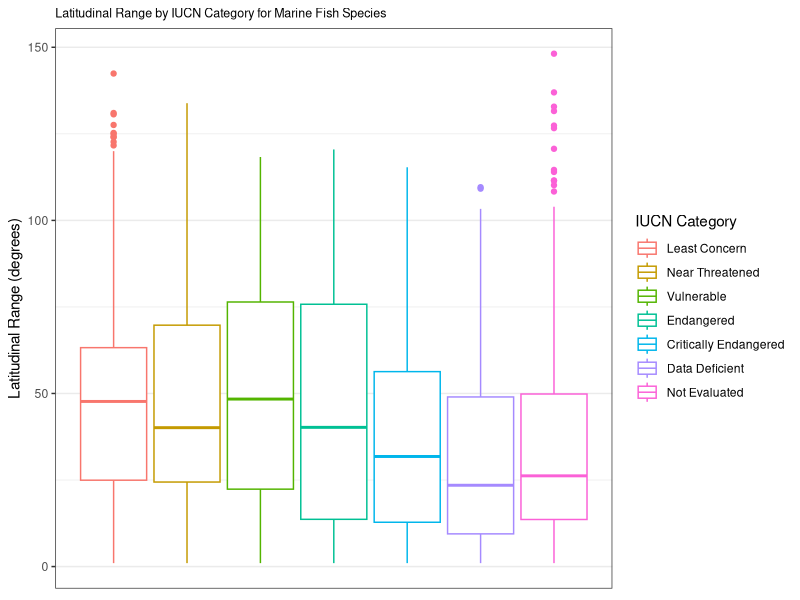
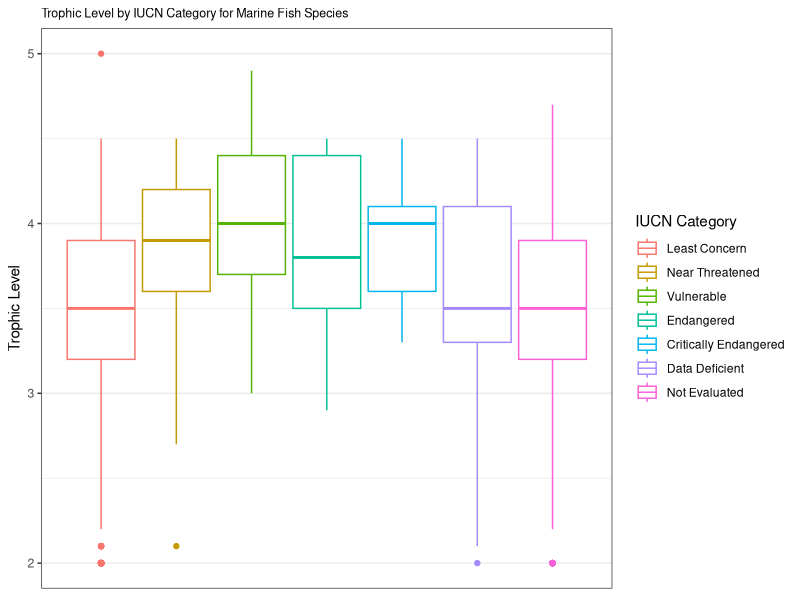
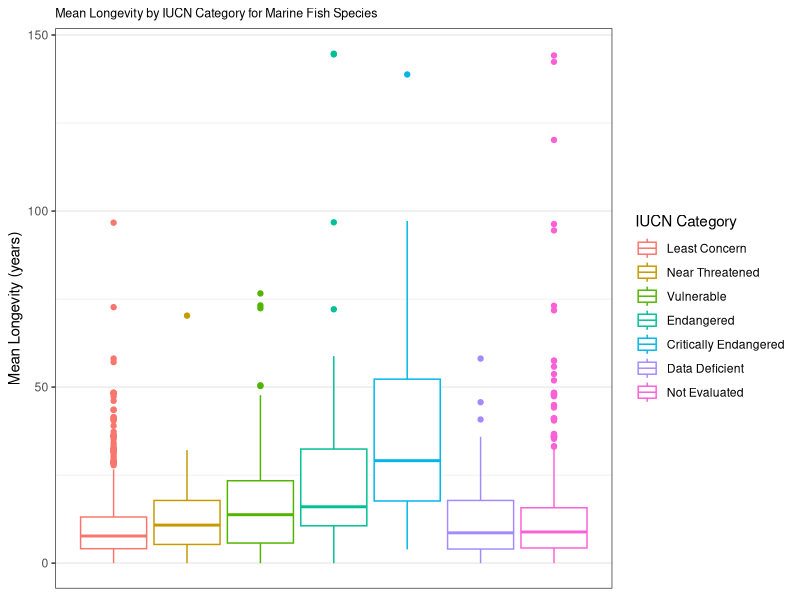
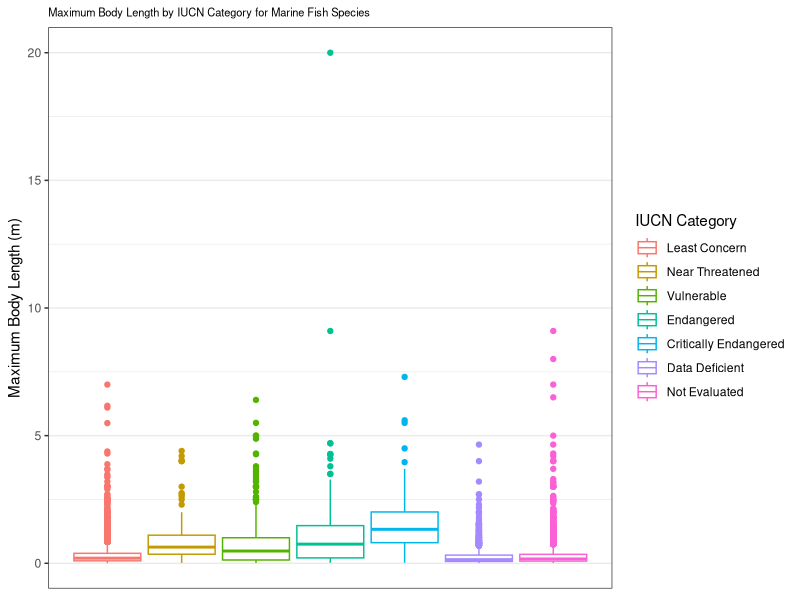
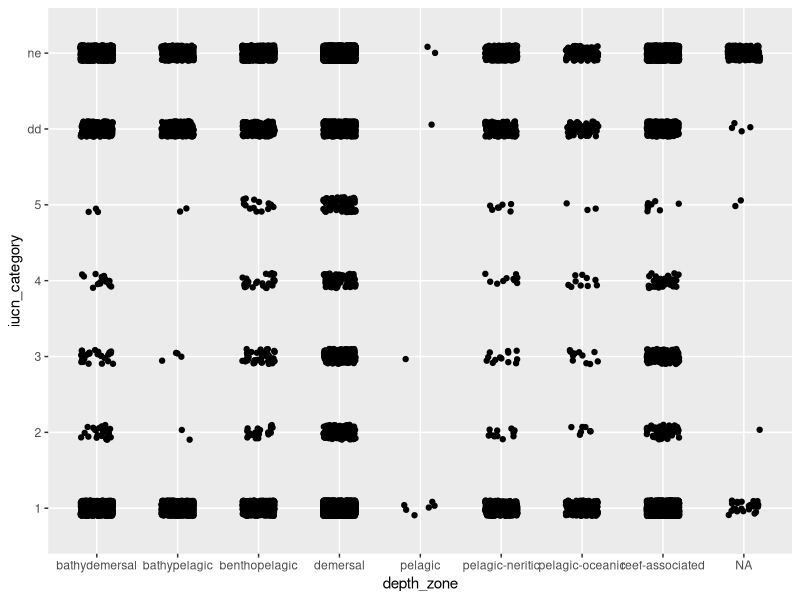

Recreate these plots in R, in order.

# setup -------------------------------------------------------------------

library(tidyverse)

full_dataset <- read_csv('no_pan_dataset.csv')

for_figures <- full_dataset  %>% 
  distinct() %>% 
  mutate(iucn_text = case_when(
    iucn_category == 1 ~ 'Least Concern',
    iucn_category == 2 ~ 'Near Threatened',
    iucn_category == 3 ~ 'Vulnerable',
    iucn_category == 4 ~ 'Endangered',
    iucn_category == 5 ~ 'Critically Endangered',
    iucn_category == 'dd' ~ 'Data Deficient',
    iucn_category == 'ne' ~ 'Not Evaluated') %>% 
      factor(
        levels = c('Least Concern', 'Near Threatened', 'Vulnerable', 'Endangered', 'Critically Endangered', 'Data Deficient', 'Not Evaluated')))


# data plots --------------------------------------------------------------

# lat range
ggplot(for_figures) +
  geom_boxplot(
    mapping = aes(
      y = lat_range,
      color = iucn_text)) +
  labs(
    title = 'Latitudinal Range by IUCN Category for Marine Fish Species',
    y = 'Latitudinal Range (degrees)',
    color = 'IUCN Category') +
  theme_bw() +
  theme(
    plot.title = element_text(size = 9),
    axis.ticks.x = element_blank(),
    axis.text.x = element_blank(),
    panel.grid.major.x = element_blank(),
    panel.grid.minor.x = element_blank())

# trophic level
ggplot(for_figures) +
  geom_boxplot(
    mapping = aes(
      y = trophic_level,
      color = iucn_text)) +
  labs(
    title = 'Trophic Level by IUCN Category for Marine Fish Species',
    y = 'Trophic Level',
    color = 'IUCN Category') +
  theme_bw() +
  theme(
    plot.title = element_text(size = 9),
    axis.ticks.x = element_blank(),
    axis.text.x = element_blank(),
    panel.grid.major.x = element_blank(),
    panel.grid.minor.x = element_blank())

# longevity
ggplot(for_figures) +
  geom_boxplot(
    mapping = aes(
      y = longevity,
      color = iucn_text)) +
  labs(
    title = 'Mean Longevity by IUCN Category for Marine Fish Species',
    y = 'Mean Longevity (years)',
    color = 'IUCN Category') +
  theme_bw() +
  theme(
    plot.title = element_text(size = 9),
    axis.ticks.x = element_blank(),
    axis.text.x = element_blank(),
    panel.grid.major.x = element_blank(),
    panel.grid.minor.x = element_blank())

# length
ggplot(for_figures) +
  geom_boxplot(
    mapping = aes(
      y = length_m,
      color = iucn_text)) +
  labs(
    title = 'Maximum Body Length by IUCN Category for Marine Fish Species',
    y = 'Maximum Body Length (m)',
    color = 'IUCN Category') +
  theme_bw() +
  theme(
    plot.title = element_text(size = 8),
    axis.ticks.x = element_blank(),
    axis.text.x = element_blank(),
    panel.grid.major.x = element_blank(),
    panel.grid.minor.x = element_blank())

# depth zone
ggplot(for_figures) +
  geom_jitter(
    mapping = aes(
      x = depth_zone,
      y = iucn_category),
    height = 0.1,
    width = 0.2)


